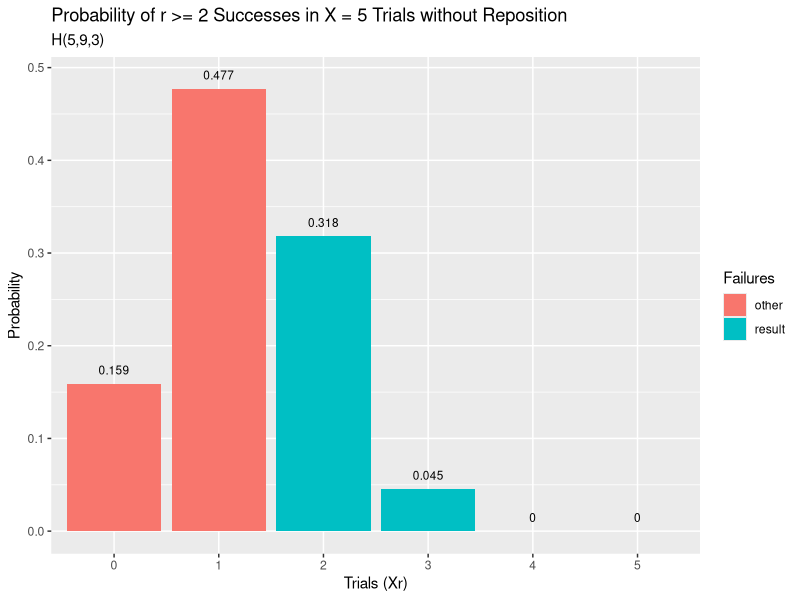

The R source for this figure:
ipak <- function(pkg){
  new.pkg <- pkg[!(pkg %in% installed.packages()[, "Package"])]
  if (length(new.pkg)) 
    install.packages(new.pkg, dependencies = TRUE)
  sapply(pkg, require, character.only = TRUE)
}

packages <- c("dplyr", "ggplot2")
ipak(packages)

## Un embarque de 12 televisores contiene 3 aparatos defectuosos. Un hotel compra 5 de esos televisores.

# c) probabilidad de recibir al menos 2 aparatos defectuosos

m <- 3      ## TVs defectuosos
n <- 9      ## TVs no defectuosos
k <- 5      ## intentos sin reposicion

result <- 1 - phyper(1, m, n, k)

data.frame(x = 0:5, prob = dhyper(x = 0:5, m, n, k)) %>%
  mutate(Failures = ifelse(x >= 2, "result", "other")) %>%
  ggplot(aes(x = factor(x), y = prob, fill = Failures)) +
    geom_col() +
    geom_text(
      aes(label = round(prob,3), y = prob + 0.01),
      position = position_dodge(0.9),
      size = 3,
      vjust = 0
      ) +
    labs(title = "Probability of r >= 2 Successes in X = 5 Trials without Reposition",
        subtitle = "H(5,9,3)",
        x = "Trials (Xr)",
        y = "Probability") 

# d) número esperado de televisores defectuosos en la compra

E <- k * ( m / (m+n) )
